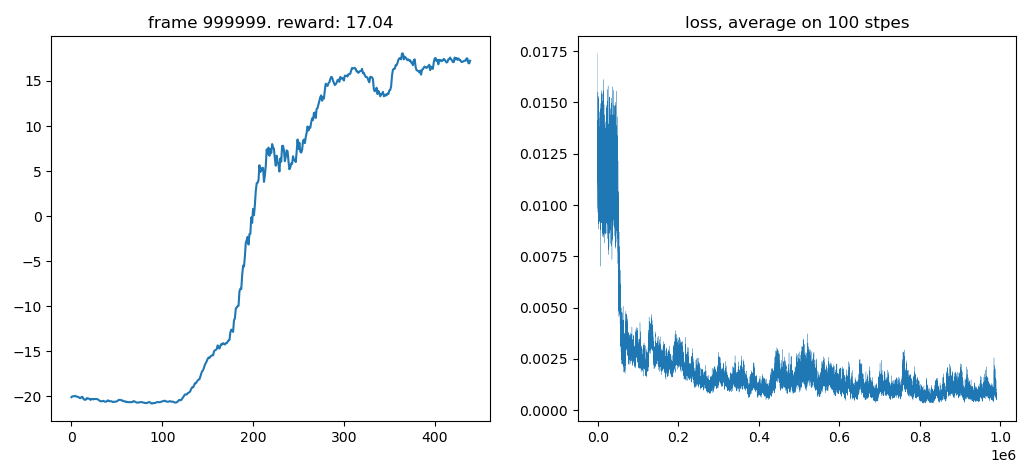

Generate this figure with Python:
import gym, random, pickle, os.path, math, glob
import numpy as np
import pandas as pd
import matplotlib.pyplot as plt

import torch
import torch.optim as optim
import torch.nn as nn
import torch.nn.functional as F
import torch.autograd as autograd
import pdb

# Create and wrap the environment
from atari_wrappers import make_atari, wrap_deepmind,LazyFrames
from IPython.display import clear_output
from tensorboardX import SummaryWriter
USE_CUDA = torch.cuda.is_available()
dtype = torch.cuda.FloatTensor if torch.cuda.is_available() else torch.FloatTensor
Variable = lambda *args, **kwargs: autograd.Variable(*args, **kwargs).cuda() if USE_CUDA else autograd.Variable(*args, **kwargs)

# env = make_atari('PongNoFrameskip-v4') # only use in no frameskip environment
# env = wrap_deepmind(env, scale = False, frame_stack=True )
# n_actions = env.action_space.n
# state_dim = env.observation_space.shape
#
# # env.render()
# test = env.reset()
# for i in range(100):
#     test = env.step(env.action_space.sample())[0]
#
# plt.imshow(test._force()[...,0])

"""deep Q-learning network: in_channels: number of channel of input; 
                            num_actions: number of action-value to output, one-to-one correspondence to action in game."""
class DQN(nn.Module):
    def __init__(self, in_channels=4, num_actions=5):
        super(DQN, self).__init__()
        self.conv1 = nn.Conv2d(in_channels, 32, kernel_size=8, stride=4)
        self.conv2 = nn.Conv2d(32, 64, kernel_size=4, stride=2)
        self.conv3 = nn.Conv2d(64, 64, kernel_size=3, stride=1)
        self.fc4 = nn.Linear(7 * 7 * 64, 512)
        self.fc5 = nn.Linear(512, num_actions)

    def forward(self, x):
        x = F.relu(self.conv1(x))
        x = F.relu(self.conv2(x))
        x = F.relu(self.conv3(x))
        x = F.relu(self.fc4(x.contiguous().view(x.size(0), -1)))
        return self.fc5(x)


class Memory_Buffer(object):
    def __init__(self, memory_size=1000):
        self.buffer = []
        self.memory_size = memory_size
        self.next_idx = 0

    def push(self, state, action, reward, next_state, done):
        data = (state, action, reward, next_state, done)
        if len(self.buffer) <= self.memory_size:  # buffer not full
            self.buffer.append(data)
        else:
            self.buffer[self.next_idx] = data
        self.next_idx = (self.next_idx + 1) % self.memory_size

    def sample(self, batch_size):
        states, actions, rewards, next_states, dones = [], [], [], [], []
        for i in range(batch_size):
            idx = random.randint(0, self.size() - 1)
            data = self.buffer[idx]
            state, action, reward, next_state, done = data
            states.append(state)
            actions.append(action)
            rewards.append(reward)
            next_states.append(next_state)
            dones.append(done)

        return np.concatenate(states), actions, rewards, np.concatenate(next_states), dones

    def size(self):
        return len(self.buffer)


class DDQNAgent:
    def __init__(self, in_channels=1, action_space=[], USE_CUDA=False, memory_size=10000, epsilon=1, lr=1e-4):
        self.epsilon = epsilon
        self.action_space = action_space
        self.memory_buffer = Memory_Buffer(memory_size)
        self.DQN = DQN(in_channels=in_channels, num_actions=action_space.n)
        self.DQN_target = DQN(in_channels=in_channels, num_actions=action_space.n)
        self.DQN_target.load_state_dict(self.DQN.state_dict())

        self.USE_CUDA = USE_CUDA
        if USE_CUDA:
            self.DQN = self.DQN.cuda()
            self.DQN_target = self.DQN_target.cuda()
        self.optimizer = optim.RMSprop(self.DQN.parameters(), lr=lr, eps=0.001, alpha=0.95)

    def observe(self, lazyframe): # from Lazy frame to tensor
        state = torch.from_numpy(lazyframe._force().transpose(2, 0, 1)[None] / 255).float()
        if self.USE_CUDA:
            state = state.cuda()
        return state

    def value(self, state):
        q_values = self.DQN(state)
        return q_values

    def act(self, state, epsilon=None): # sample actions with epsilon-greedy policy
        if epsilon is None: epsilon = self.epsilon

        q_values = self.value(state).cpu().detach().numpy()
        if random.random() < epsilon:
            aciton = random.randrange(self.action_space.n)
        else:
            aciton = q_values.argmax(1)[0]
        return aciton

    def compute_td_loss(self, states, actions, rewards, next_states, is_done, gamma=0.99):
        actions = torch.tensor(actions).long()
        rewards = torch.tensor(rewards, dtype=torch.float)
        is_done = torch.tensor(is_done).bool()

        if self.USE_CUDA:
            actions = actions.cuda()
            rewards = rewards.cuda()
            is_done = is_done.cuda()

        predicted_qvalues = self.DQN(states) # q-values
        predicted_qvalues_for_actions = predicted_qvalues[range(states.shape[0]), actions] # select q-values
        predicted_next_qvalues_current = self.DQN(next_states) # compute q-values
        predicted_next_qvalues_target = self.DQN_target(next_states)
        next_state_values = predicted_next_qvalues_target.gather(1, torch.max(predicted_next_qvalues_current, 1)[1].unsqueeze(1)).squeeze(1) # V*(next_states)
        target_qvalues_for_actions = rewards + gamma * next_state_values  # "target q-values" for loss
        # Q(s,a) = r(s,a) since s' doesn't exist
        target_qvalues_for_actions = torch.where(
            is_done, rewards, target_qvalues_for_actions)

        loss = F.smooth_l1_loss(predicted_qvalues_for_actions, target_qvalues_for_actions.detach())

        return loss

    def sample_from_buffer(self, batch_size):
        states, actions, rewards, next_states, dones = [], [], [], [], []
        for i in range(batch_size):
            idx = random.randint(0, self.memory_buffer.size() - 1)
            data = self.memory_buffer.buffer[idx]
            frame, action, reward, next_frame, done = data
            states.append(self.observe(frame))
            actions.append(action)
            rewards.append(reward)
            next_states.append(self.observe(next_frame))
            dones.append(done)
        return torch.cat(states), actions, rewards, torch.cat(next_states), dones

    def learn_from_experience(self, batch_size):
        if self.memory_buffer.size() > batch_size:
            states, actions, rewards, next_states, dones = self.sample_from_buffer(batch_size)
            td_loss = self.compute_td_loss(states, actions, rewards, next_states, dones)
            self.optimizer.zero_grad()
            td_loss.backward()
            for param in self.DQN.parameters():
                param.grad.data.clamp_(-1, 1)

            self.optimizer.step()
            return (td_loss.item())
        else:
            return (0)


if __name__ == '__main__':

    # Training DQN in PongNoFrameskip-v4
    env = make_atari('PongNoFrameskip-v4')
    env = wrap_deepmind(env, scale=False, frame_stack=True)

    gamma = 0.99
    epsilon_max = 1
    epsilon_min = 0.01
    eps_decay = 30000
    frames = 1000000
    USE_CUDA = True
    learning_rate = 2e-4
    max_buff = 100000
    update_tar_interval = 1000
    batch_size = 32
    print_interval = 1000
    log_interval = 1000
    learning_start = 10000
    win_reward = 18  # Pong-v4
    win_break = True

    action_space = env.action_space
    action_dim = env.action_space.n
    state_dim = env.observation_space.shape[0]
    state_channel = env.observation_space.shape[2]
    agent = DDQNAgent(in_channels=state_channel, action_space=action_space, USE_CUDA=USE_CUDA, lr=learning_rate)

    frame = env.reset()

    episode_reward = 0
    all_rewards = []
    losses = []
    episode_num = 0
    is_win = False
    summary_writer = SummaryWriter(log_dir="DDQN", comment="good_makeatari") # tensorboard

    epsilon_by_frame = lambda frame_idx: epsilon_min + (epsilon_max - epsilon_min) * math.exp(
        -1. * frame_idx / eps_decay)  # e-greedy decay
    # plt.plot([epsilon_by_frame(i) for i in range(10000)])

    for i in range(frames):
        epsilon = epsilon_by_frame(i)
        state_tensor = agent.observe(frame)
        action = agent.act(state_tensor, epsilon)

        next_frame, reward, done, _ = env.step(action)

        episode_reward += reward
        agent.memory_buffer.push(frame, action, reward, next_frame, done)
        frame = next_frame

        loss = 0
        if agent.memory_buffer.size() >= learning_start:
            loss = agent.learn_from_experience(batch_size)
            losses.append(loss)

        if i % print_interval == 0:
            print("frames: %5d, reward: %5f, loss: %4f, epsilon: %5f, episode: %4d" % (
            i, np.mean(all_rewards[-10:]), loss, epsilon, episode_num))
            summary_writer.add_scalar("Temporal Difference Loss", loss, i)
            summary_writer.add_scalar("Mean Reward", np.mean(all_rewards[-10:]), i)
            summary_writer.add_scalar("Epsilon", epsilon, i)

        if i % update_tar_interval == 0:
            agent.DQN_target.load_state_dict(agent.DQN.state_dict())

        if done:
            frame = env.reset()

            all_rewards.append(episode_reward)
            episode_reward = 0
            episode_num += 1
            avg_reward = float(np.mean(all_rewards[-100:]))

    summary_writer.close()
    torch.save(agent.DQN.state_dict(), "trained model/DDQN_dict_2.pth.tar")

    def moving_average(a, n=3) :
        ret = np.cumsum(a, dtype=float)
        ret[n:] = ret[n:] - ret[:-n]
        return ret[n - 1:] / n

    def plot_training(frame_idx, rewards, losses):
        clear_output(True)
        plt.figure(figsize=(20,5))
        plt.subplot(131)
        plt.title('frame %s. reward: %s' % (frame_idx, np.mean(rewards[-100:])))
        plt.plot(moving_average(rewards,20))
        plt.subplot(132)
        plt.title('loss, average on 100 stpes')
        plt.plot(moving_average(losses, 100),linewidth=0.2)
        plt.show()

    plot_training(i, all_rewards, losses)